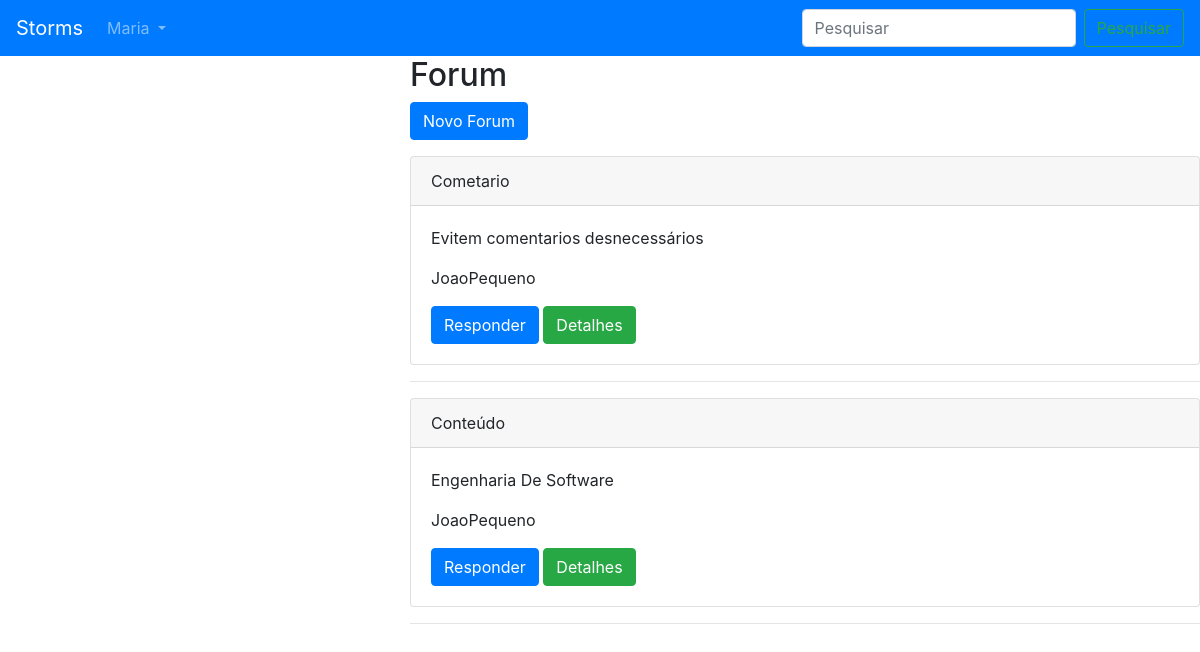
The page /forum/ (signed in) on the database its author committed.
### api/models.py (models this page shows, shortened)
class ForumPergunta(models.Model):
	owner = models.ForeignKey('auth.User', related_name='ownerforuns', on_delete=models.CASCADE)
	titulo = models.CharField(max_length=256)
	descricao = models.CharField(max_length=512, null=True)
	date_time = models.DateTimeField(auto_now_add=True)
	aberto = models.BooleanField(default=True)
	class Meta:
		ordering = ('-date_time',)

### webapp/views.py (the view)
# urls.py: path('forum/', views.forum, name='forum'),
@login_required
def forum(request):
	foruns = ForumPergunta.objects.all()
	return render(request, 'webapp/forum.html',{'perfil_logado': get_user(request),
		'foruns':foruns})

### webapp/views.py (called while the page is built)
@login_required
def get_user(request):
	return request.user

### webapp/templates/webapp/forum.html (shortened to what this page needs)
{% extends "webapp/base.html" %}
{% block body %}
<h2>Forum</h2>
<button type="button" class="btn btn-primary" data-toggle="modal" data-target="#ExemploModalCentralizado">
  Novo Forum
</button>
{% for forum in foruns %}
	{% if forum.aberto == 1 or forum.owner == perfil_logado%}
<div class="card">
  <div class="card-header">
    {{  forum.titulo}}
  </div>
  <div class="card-body">
  	<p class="card-text">{{forum.descricao}}</p>
    <p class="card-text">{{forum.owner}}</p>
    <button type="button" class="btn btn-primary" data-toggle="modal" data-target="#forum{{ forum.id }}">
  		Responder
	</button>
	<a href="{% url 'forum_detail' forum.id %}" class="btn btn-success">Detalhes</a>
  </div>
</div>
<hr>
{% endif %}
{% endfor %}
{% endblock %}

### webapp/templates/webapp/base.html (shortened to what this page needs)
{% load static %}
<!DOCTYPE html>
<html>
<head>
	<link rel="stylesheet" href="{% static 'fontawesome/css/fontawesome-all.min.css' %}">
	<link rel="stylesheet" href="{% static 'bootstrap/css/bootstrap.min.css' %}">
</head>
<body>
	<div class="row">
		<div class="col-md-12">
		<nav class="navbar navbar-expand-lg navbar-dark bg-primary">
  <a class="navbar-brand" href="{% url 'index' %}">Storms</a>
  <div class="collapse navbar-collapse" id="conteudoNavbarSuportado">
    <ul class="navbar-nav mr-auto">
      <li class="nav-item dropdown">
        <a class="nav-link dropdown-toggle" href="#" id="navbarDropdown" role="button" data-toggle="dropdown" aria-haspopup="true" aria-expanded="false">
        	{% if perfil_logado.username %}
        		{{perfil_logado.username}}
        	{% else %}
          			Login
          {% endif %}
        </a>
      </li>
    </ul>
    <form class="form-inline my-2 my-lg-0">
      <input class="form-control mr-sm-2" type="search" placeholder="Pesquisar" aria-label="Pesquisar">
      <button class="btn btn-outline-success my-2 my-sm-0" type="submit">Pesquisar</button>
    </form>
  </div>
</nav>
</div>
	</div>
	<div class="row">
		<div class="col-md-4">
		</div>
		<div class="col-md-8">
		{% block body %}
		{% endblock %}
	</div>
	</div>
</body>
</html>

### rows shown on the page
ForumPergunta: titulo "Cometario", descricao "Evitem comentarios desnecessários", owner "JoaoPequeno"
ForumPergunta: titulo "Conteúdo", descricao "Engenharia De Software", owner "JoaoPequeno"

### other values the page prints
{{ perfil_logado.username }} "Maria"
